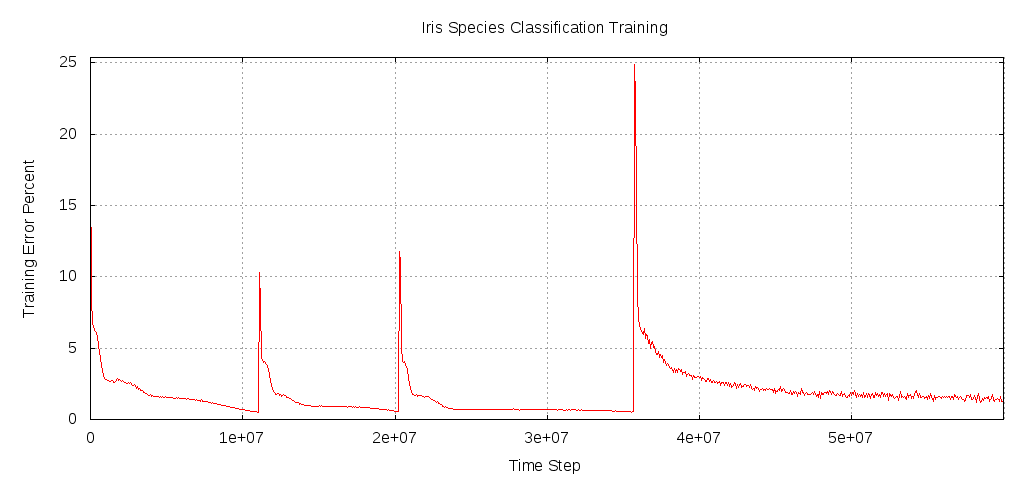

Write Python code to recreate this figure.
#!/usr/bin/python

import deeplearn

# The number of iris species to classify
no_of_classes = 3

# Reads a number of data samples from a CSV file
# where the expected output value is the fifth field (index 4)
noOfSamples = deeplearn.readCsvFile("iris.data", 16, 3, [4], no_of_classes)
print str(noOfSamples) + " samples loaded"

# The error threshold (percent) for each layer of the network.
# After going below the threshold the pre-training will move
# on to the next layer
deeplearn.setErrorThresholds([0.5, 0.5, 0.5, 1.0])

# The learning rate in the range 0.0-1.0
deeplearn.setLearningRate(0.1)

# The percentage of dropouts in the range 0-100
deeplearn.setDropoutsPercent(0.01)

# Title of the training error image
deeplearn.setPlotTitle("Iris Species Classification Training")

# The number of time steps after which the training error image is redrawn
deeplearn.setHistoryPlotInterval(500000)

print "Training started"

timeStep = 0
while (deeplearn.training() != 0):
    timeStep = timeStep + 1

print "Training Completed"
print "Test data set performance is " + str(deeplearn.getPerformance()) + "%";

deeplearn.export("result.py")
print "Exported trained network"

deeplearn.save("result.nn")
print "Saved trained network"
